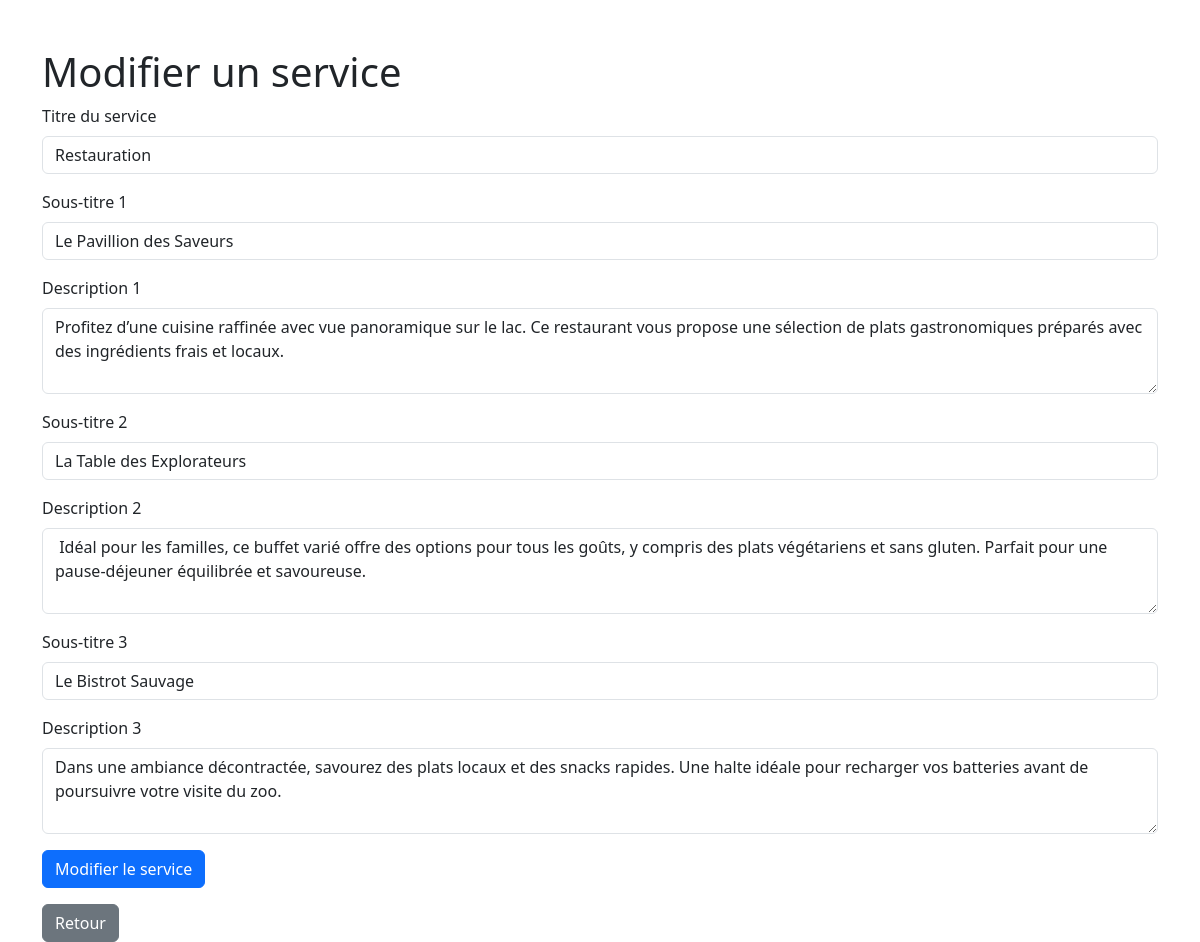
The app's page /edit_service.php?id=3 (signed in) with its own data.
### tables this page shows
CREATE TABLE `services` (
  `id` int NOT NULL AUTO_INCREMENT,
  `title` varchar(255) NOT NULL,
  `description1` text,
  `subtitle2` varchar(255) DEFAULT NULL,
  `description2` text,
  `subtitle3` varchar(255) DEFAULT NULL,
  `description3` text,
  `subtitle1` varchar(255) DEFAULT NULL,
  PRIMARY KEY (`id`)
);

### edit_service.php (the view, shortened to what this page needs)
<?php
require 'db.php';
if (isset($_GET['id'])) {
    $id = $_GET['id'];
    $stmt = $pdo->prepare("SELECT * FROM services WHERE id = :id");
    $stmt->execute(['id' => $id]);
    $service = $stmt->fetch();
} else {
    header('Location: manage_services.php');
    exit();
}
?>
<!DOCTYPE html>
<html lang="fr">
<head>
    <link href="https://cdn.jsdelivr.net/npm/bootstrap@5.3.0/dist/css/bootstrap.min.css" rel="stylesheet">
</head>
<body>
    <div class="container mt-5">
        <h1>Modifier un service</h1>
        <form action="edit_service.php?id=<?= $id ?>" method="POST">
            <div class="mb-3">
                <label for="title" class="form-label">Titre du service</label>
                <input type="text" class="form-control" id="title" name="title" value="<?= isset($service['title']) ? htmlspecialchars($service['title']) : ''; ?>" required>
            </div>
            <div class="mb-3">
                <label for="subtitle1" class="form-label">Sous-titre 1</label>
                <input type="text" class="form-control" id="subtitle1" name="subtitle1" value="<?= isset($service['subtitle1']) ? htmlspecialchars($service['subtitle1']) : ''; ?>">
            </div>
            <div class="mb-3">
                <label for="description1" class="form-label">Description 1</label>
                <textarea class="form-control" id="description1" name="description1" rows="3"><?= isset($service['description1']) ? htmlspecialchars($service['description1']) : ''; ?></textarea>
            </div>
            <div class="mb-3">
                <label for="subtitle2" class="form-label">Sous-titre 2</label>
                <input type="text" class="form-control" id="subtitle2" name="subtitle2" value="<?= isset($service['subtitle2']) ? htmlspecialchars($service['subtitle2']) : ''; ?>">
            </div>
            <div class="mb-3">
                <label for="description2" class="form-label">Description 2</label>
                <textarea class="form-control" id="description2" name="description2" rows="3"><?= isset($service['description2']) ? htmlspecialchars($service['description2']) : ''; ?></textarea>
            </div>
            <div class="mb-3">
                <label for="subtitle3" class="form-label">Sous-titre 3</label>
                <input type="text" class="form-control" id="subtitle3" name="subtitle3" value="<?= isset($service['subtitle3']) ? htmlspecialchars($service['subtitle3']) : ''; ?>">
            </div>
            <div class="mb-3">
                <label for="description3" class="form-label">Description 3</label>
                <textarea class="form-control" id="description3" name="description3" rows="3"><?= isset($service['description3']) ? htmlspecialchars($service['description3']) : ''; ?></textarea>
            </div>
            <button type="submit" class="btn btn-primary">Modifier le service</button>
        </form>
        <a href="manage_services.php" class="btn btn-secondary mt-3">Retour</a>
    </div>
</body>
</html>

### records on screen
services: title "Restauration", subtitle1 "Le Pavillion des Saveurs", description1 "Profitez d’une cuisine raffinée avec vue panoramique sur le lac. Ce restaurant vous propose une sélection de plats gastronomiques préparés avec des ingrédients frais et locaux.", subtitle2 "La Table des Explorateurs", description2 "Idéal pour les familles, ce buffet varié offre des options pour tous les goûts, y compris des plats végétariens et sans gluten. Parfait pour une pause-déjeuner équilibrée et savoureuse.", subtitle3 "Le Bistrot Sauvage", description3 "Dans une ambiance décontractée, savourez des plats locaux et des snacks rapides. Une halte idéale pour recharger vos batteries avant de poursuivre votre visite du zoo."
